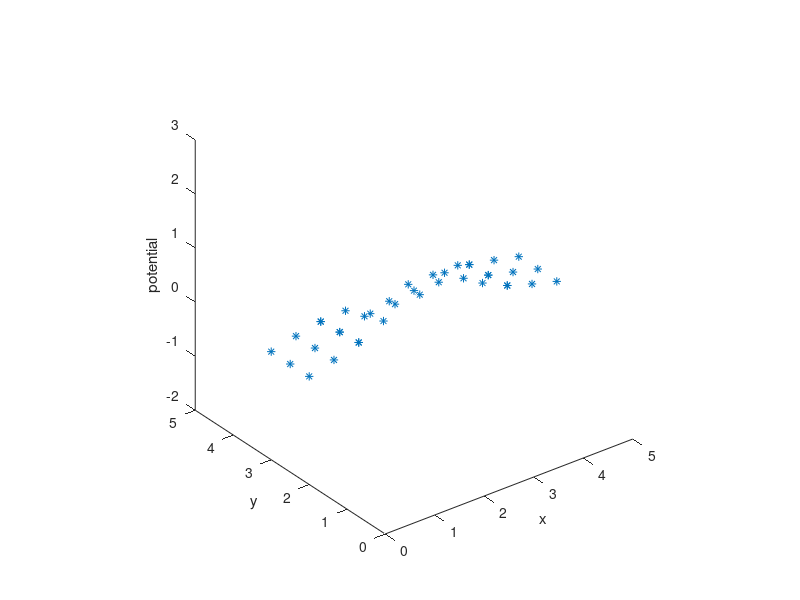
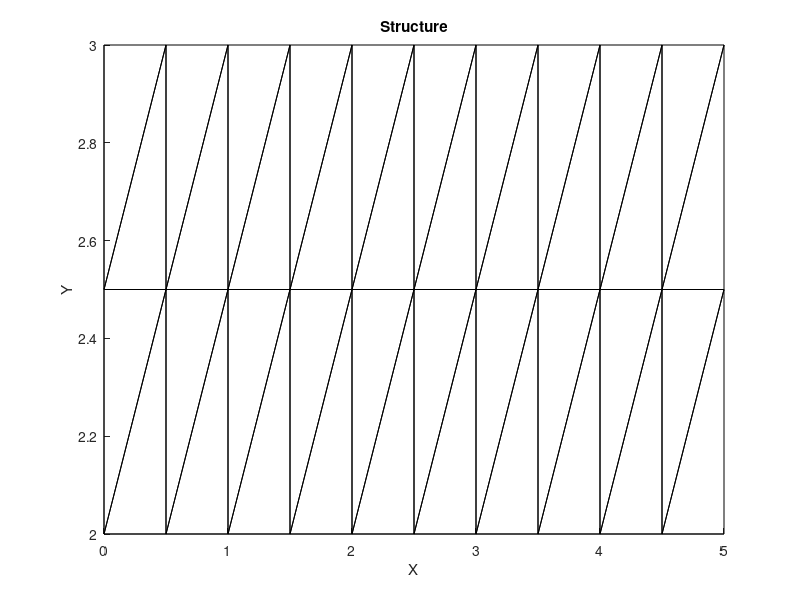
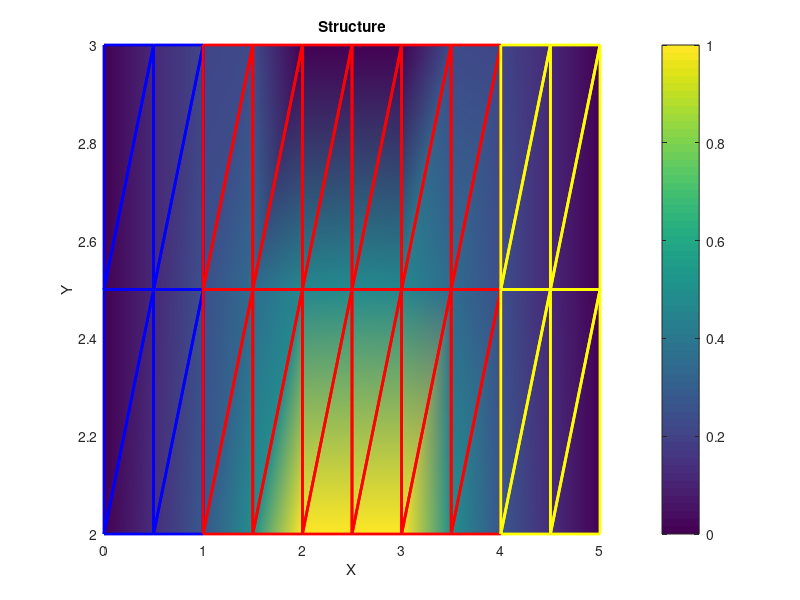

These charts were generated, in order, by the following MATLAB code:
clear; close all; clc;

%유전율(변수)
eps1=3.9; eps2=11.7; eps3=3.9;

% element로 이루어진 경계조건 계산하기 위해 변환
Dirichlet_BC_tmp = importdata("Dirichlet_BC.txt"); % Dirichlet_BC = [index potential]
m=0; n=0;
for ii=1:size(Dirichlet_BC_tmp,1)
    for j=size(Dirichlet_BC_tmp,2):-1:1
        if ~isnan(Dirichlet_BC_tmp(ii,j))
            for k=1:j-1
                Dirichlet_BC(k+n,:)=[Dirichlet_BC_tmp(ii,k) Dirichlet_BC_tmp(ii,j)];
                m=m+1;
            end
            n=m;
            break;
        end
    end
end

% element 값 입력
element1 = importdata("element_1.txt");
element2 = importdata("element_2.txt");
element3 = importdata("element_3.txt");
eps1=ones(length(element1),1).*eps1;
eps2=ones(length(element2),1).*eps2;
eps3=ones(length(element3),1).*eps3;
Element = [element1 eps1; element2 eps2; element3 eps3];

point = importdata("Vertex.txt");
point_tmp1=zeros(length(point),1);
point_tmp2 = [point point_tmp1];


%%%% 각 Region의 edge 정렬 %%%%
n=1;
for ii=1:length(element1) % Si region
   for j=1:3
      edge_1(n,:)= [element1(ii,2) element1(ii,1)];
      edge_1(n+1,:)= [element1(ii,3) element1(ii,2)];
      edge_1(n+2,:)= [element1(ii,1) element1(ii,3)];
      n=n+3;
   end
end
n=1;
for ii=1:length(element2) % ox region
   for j=1:3
      edge_2(n,:)= [element2(ii,1) element2(ii,2)];
      edge_2(n+1,:)= [element2(ii,2) element2(ii,3)];
      edge_2(n+2,:)= [element2(ii,3) element2(ii,1)];
      n=n+3;
   end
end
n=1;
for ii=1:length(element3) % Si region
   for j=1:3
      edge_3(n,:)= [element3(ii,2) element3(ii,1)];
      edge_3(n+1,:)= [element3(ii,3) element3(ii,2)];
      edge_3(n+2,:)= [element3(ii,1) element3(ii,3)];
      n=n+3;
   end
end
n=1;

% 중복 edge 정보 제거
edge_1=sort(edge_1, 2); % edge_si의 각 행을 오름차순으로 정렬(중복값 제거 위해)
edge_1=unique(edge_1,'rows');
edge_2=sort(edge_2, 2); % edge_ox의 각 행을 오름차순으로 정렬(중복값 제거 위해)
edge_2=unique(edge_2,'rows');
edge_3=sort(edge_3, 2); % edge_si의 각 행을 오름차순으로 정렬(중복값 제거 위해)
edge_3=unique(edge_3,'rows');


% 각 region에서 동일한 edge가 있는지 확인, Interface
edge_interface1 = intersect(edge_1,edge_2,'rows');
edge_interface2 = intersect(edge_1,edge_3,'rows');
edge_interface3 = intersect(edge_2,edge_3,'rows');
edge_interface=[edge_interface1; edge_interface2; edge_interface3];

% 각 region을 구성하는 vertex의 index를 확인하는 과정
Vertex_region1 = unique(sort(reshape(element1,[],1))); 
Vertex_region2 = unique(sort(reshape(element2,[],1)));
Vertex_region3 = unique(sort(reshape(element3,[],1)));

% 각 Reigon 내의 vertex 갯수 저장
Number_of_vertex=[length(Vertex_region1); length(Vertex_region2); length(Vertex_region3)];

% Re-point
Vertex_region=[Vertex_region1; Vertex_region2; Vertex_region3];
for ii=1:length(Vertex_region)
    for j=1:3
    point(ii,j)=point_tmp2(Vertex_region(ii,1),j);
    end
end
point = sortrows(point,2);

% re-element
vertex_interface=unique(sort(reshape(edge_interface,[],1)));
n=0;    % Region 1
for ii=1:length(element1)
    for j=1:3
        if element1(ii,j)>=1 && element1(ii,j)<=11
            element1(ii,j)=element1(ii,j)+(n);
        elseif element1(ii,j)>=12 && element1(ii,j)<=22
            element1(ii,j)=element1(ii,j)+(2+n);
        elseif element1(ii,j)>=23 && element1(ii,j)<=33
            element1(ii,j)=element1(ii,j)+(4+n);
        end
    end
end
n=1;    % Region 2
for ii=1:length(element2)
    for j=1:3
        if element2(ii,j)>=1 && element2(ii,j)<=11
            element2(ii,j)=element2(ii,j)+(n);
        elseif element2(ii,j)>=12 && element2(ii,j)<=22
            element2(ii,j)=element2(ii,j)+(2+n);
        elseif element2(ii,j)>=23 && element2(ii,j)<=33
            element2(ii,j)=element2(ii,j)+(4+n);
        end
    end
end
n=2;
for ii=1:length(element3)
    for j=1:3
        if element3(ii,j)>=1 && element3(ii,j)<=11
            element3(ii,j)=element3(ii,j)+(n);
        elseif element3(ii,j)>=12 && element3(ii,j)<=22
            element3(ii,j)=element3(ii,j)+(2+n);
        elseif element3(ii,j)>=23 && element3(ii,j)<=33
            element3(ii,j)=element3(ii,j)+(4+n);
        end
    end
end
Element = [element1 eps1; element2 eps2; element3 eps3];
%%%%%%%%%%%%%%%%%%%%%%%%%%%%%%%%%%%%%%%%%%%%%%%%%%%%%%%%%%%%%%%%%%%%%%%%%%%%%%%%%%%%%%%%%%%%
%각 벡터 구하기
vec=cell(length(Element),3);
for ii=1:length(Element)
    vec{ii,1}=point(Element(ii,2),:)-point(Element(ii,1),:);
    vec{ii,2}=point(Element(ii,3),:)-point(Element(ii,2),:);
    vec{ii,3}=point(Element(ii,1),:)-point(Element(ii,3),:);
end

%삼각형의 길이 구하기
L=zeros(length(Element),3);
for ii=1:length(Element)
    for j=1:3
        L(ii,j) = norm(vec{ii,j});
    end
end

% 삼각형 면적
Area=zeros(length(Element),1);
for ii=1:length(Element)
    Area(ii,1)=norm(0.5*cross(vec{ii,1}, -vec{ii,3}));
end

%외접의 반지름
R=zeros(length(Element),1);
for ii=1:length(Element)
   R(ii,1) = L(ii,1)*L(ii,2)*L(ii,3)/(4*Area(ii,1));
end

%외심에서 최단거리까지의 거리
A=zeros(length(Element),3);
for ii=1:length(Element)
    v=[0.5*L(ii,1) 0.5*L(ii,2) 0.5*L(ii,3)];
    for j=1:3
        A(ii,j) = real(sqrt(R(ii,1)^2-v(:,j)^2));
        %A(A<=1e-7)=0;
    end
end

% Jaco matrix 구하기
J=zeros(sum(Number_of_vertex),sum(Number_of_vertex));
for ii=1:length(Element) % 일단 모든 점에서의 자코비안 행렬 구하기
    v=[-A(ii,1)/L(ii,1)-A(ii,3)/L(ii,3) A(ii,1)/L(ii,1) A(ii,3)/L(ii,3);
        A(ii,1)/L(ii,1) -A(ii,1)/L(ii,1)-A(ii,2)/L(ii,2) A(ii,2)/L(ii,2);
        A(ii,3)/L(ii,3) A(ii,2)/L(ii,2) -A(ii,2)/L(ii,2)-A(ii,3)/L(ii,3)];
    for j=1:3
        for k=1:3
        J(Element(ii,j),Element(ii,k))=J(Element(ii,j),Element(ii,k))+v(j,k);
        end
    end
end

% Interface_BC
Interface_BC=[3; 16; 29; 11; 24; 37];
for ii=1:3
    J(Interface_BC(ii,1)+1,:)=J(Interface_BC(ii,1)+1,:)+J(Interface_BC(ii,1),:);
end
for ii=4:6
    J(Interface_BC(ii,1)-1,:)=J(Interface_BC(ii,1)-1,:)+J(Interface_BC(ii,1),:);
end

for ii=1:size(Interface_BC,1)
    J(Interface_BC(ii,1),:)=0;
end
for ii=1:3
    J(Interface_BC(ii,1),Interface_BC(ii,1))=1;
    J(Interface_BC(ii,1),Interface_BC(ii,1)+1)=-1;
end
for ii=4:6
    J(Interface_BC(ii,1),Interface_BC(ii,1))=1;
    J(Interface_BC(ii,1),Interface_BC(ii,1)-1)=-1;
end

% Dirichlet_BC
for ii=1:size(Dirichlet_BC,1)
    J(Dirichlet_BC(ii,1),:)=0;
end
for ii=1:size(Dirichlet_BC,1)
    J(Dirichlet_BC(ii,1),Dirichlet_BC(ii,1))=1;
end

%res matrix 구하기
res=zeros(sum(Number_of_vertex),1);
for ii=1:size(Dirichlet_BC,1)
    res(Dirichlet_BC(ii,1),1)=Dirichlet_BC(ii,2);
end

phi=J\res;



figure(4); plot3(point(:,1),point(:,2),phi,'*')
xlabel("x")
ylabel("y")
zlabel("potential")
axis equal;

% Visualize 
figure(5);
patch('Faces',Element(:,1:3),'Vertices',point(:,[1 2]), 'EdgeColor','black','FaceColor','none','LineWidth',0.5);
xlabel('X');
ylabel('Y');
title('Structure')

figure(6);
patch('Faces',Element(:,1:3),'Vertices',point(:,[1 2]), 'FaceVertexCData',phi, 'EdgeColor','black','FaceColor','interp');
title('Structure')
xlabel('X');
ylabel('Y');
colorbar
hold on
patch('Faces',element1,'Vertices',point, 'EdgeColor','Blue','FaceColor','none','LineWidth',2)
hold on
patch('Faces',element2,'Vertices',point, 'EdgeColor','Red','FaceColor','none','LineWidth',2)
hold on
patch('Faces',element3,'Vertices',point, 'EdgeColor','Yellow','FaceColor','none','LineWidth',2)
xlabel('X')
ylabel('Y')
title('Structure')
hold on
% patch('Faces',edge_interface,'Vertices',point, 'EdgeColor','Green','FaceColor','none','LineWidth',5)
hold off
% caxis([0 2]);